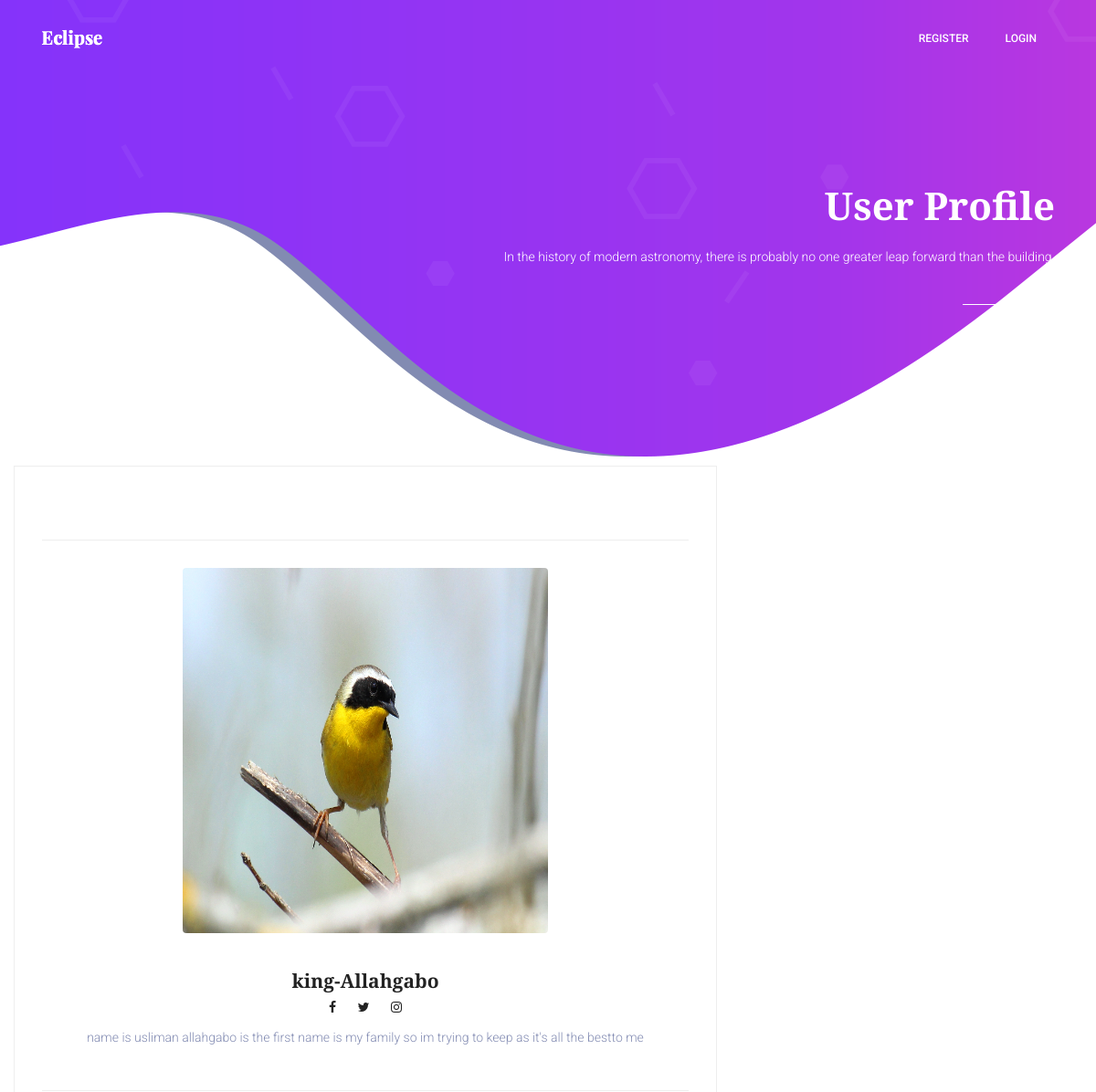
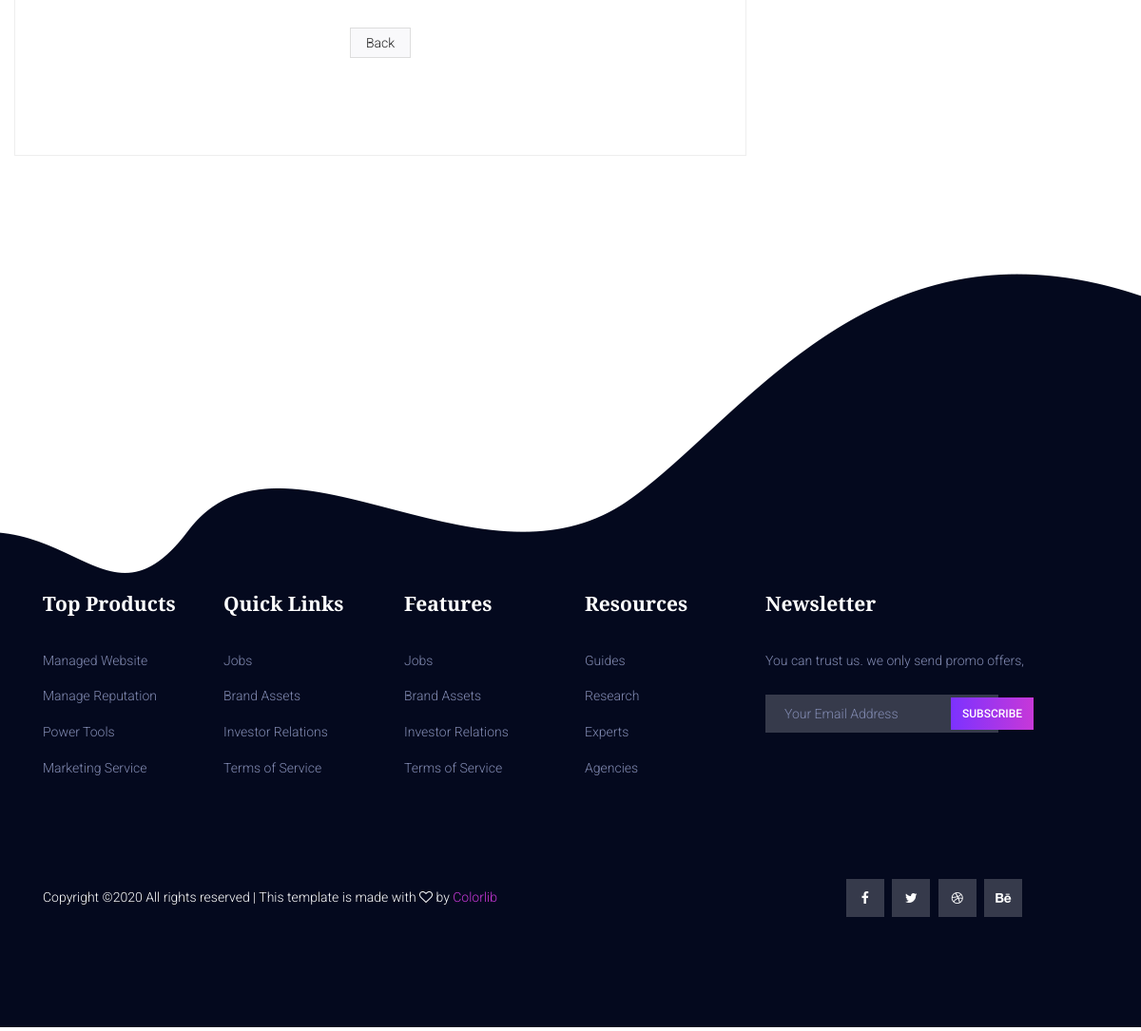
Screenshot of /members/4/profile/ with the database file from the repository (2 pictures, top to bottom).
### course/models.py (models this page shows, shortened)
class Profile(models.Model):
    user=models.OneToOneField(User,null=True,on_delete=models.CASCADE)
    bio=models.TextField(null=True,blank=True)
    profile_pic=models.ImageField(null=True,blank=True,upload_to='images/profile')
    website_url=models.CharField(max_length=200,null=True,blank=True)
    facebook_url=models.CharField(max_length=200,null=True,blank=True)
    instagram_url=models.CharField(max_length=200,null=True,blank=True)
    twitter_url=models.CharField(max_length=200,null=True,blank=True)

### members/views.py (the view)
# urls.py: path('<int:pk>/profile/',ProfileView.as_view(),name='profile_page'),
class ProfileView(DetailView):
	model=Profile
	template_name='registration/users_profile.html'
	def get_context_data(self,*args, **kwargs):
		context=super(ProfileView,self).get_context_data(*args, **kwargs)
		page_user=get_object_or_404(Profile,id=self.kwargs['pk'])
		context['page_user']=page_user
		return context

### members/templates/registration/users_profile.html (shortened to what this page needs)
{% extends 'course/base.html' %}
{% load static %}
{% block content %}
	<section class="banner-area">
		<div class="container">
			<div class="row justify-content-center align-items-center">
				<div class="col-lg-12 banner-right">
					<h1 class="text-white">
							User Profile
					</h1>
					<p class="mx-auto text-white  mt-20 mb-40">
						In the history of modern astronomy, there is probably no one greater leap forward than the building.
					</p>
					<div class="link-nav">
						<span class="box">
							<a href="{% url 'index' %}">Home </a>
							<i class="lnr lnr-arrow-right"></i>
						</span>
					</div>
				</div>
			</div>
		</div>
	</section>
			<div class="col-lg-8 sidebar-widgets">
					<div class="widget-wrap">
						<div class="single-sidebar-widget search-widget">
						</div>
						<div class="single-sidebar-widget user-info-widget">
						{% if page_user.profile_pic %}
							<img src="{{page_user.profile_pic.url}}" width="400" height="400" class="rounded"  alt="">
						{% else %}
							<img src="{% static 'course/images/default_profile_pic.png' %}" width="300" height="300" class="rounded"  alt="">
						{% endif %}
							<a href="#"><h4>
								{{page_user.user.first_name}}-{{page_user.user.last_name}}
							</h4>
						</a>
							<ul class="social-links">
								<li>
									{% if page_user.facebook_url %}
									<a href="{{page_user.facebook_url}}">
										<i class="fa fa-facebook"></i>
									</a>
									{% endif %}
								</li>
								<li>
									{% if page_user.twitter_url %}
									<a href="{{page_user.twitter_url}}">
										<i class="fa fa-twitter"></i>
									</a>
									{% endif %}
								</li>
								<li>
									{% if page_user.instagram_url %}
									<a href="{{page_user.instagram_url}}">
										<i class="fa fa-instagram"></i>
									</a>
									{% endif %}
								</li>
							</ul>
							<p class="text-center">
								{{page_user.bio}}
							</p>
						</div>
					<center>
						<a href="{% url 'blog-home'  %}" class="view-more-btn ">Back</a>
					</center>
						<div class="single-sidebar-widget ads-widget">
						</div>
					</div>
				</div>
{% endblock content %}

### rows the page displays
Profile: profile_pic (picture), user.first_name "king", user.last_name "Allahgabo", bio "name is usliman allahgabo is the first name is my family so im trying to keep as it's all the bestto me"
